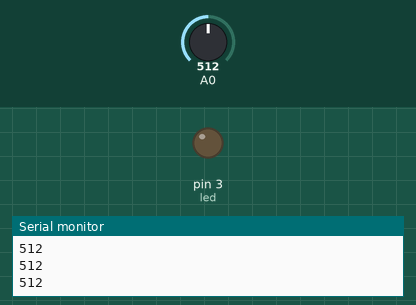
The sketch below on a simulated Arduino Uno, built with avr-gcc and run on an emulated ATmega328P. On the bench: output pins drawn as LEDs (lit = HIGH), the last lines printed to the serial monitor. Inputs (shaded band) come from the test bench; at power-on: A0 = 512.

Above: at 1.2 s.
1.3 s: A0 set to 457
2.8 s: A0 set to 441
At 4.0 s:
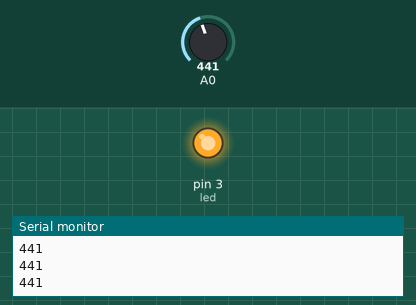
4.3 s: A0 set to 460
At 5.1 s:
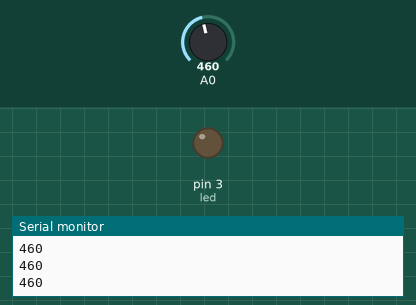
5.8 s: A0 set to 440
At 6.4 s:
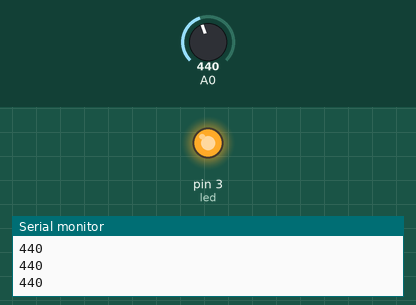
Timing chart, 0 to 8.3 s (numbered marks = the images above; inputs shaded):
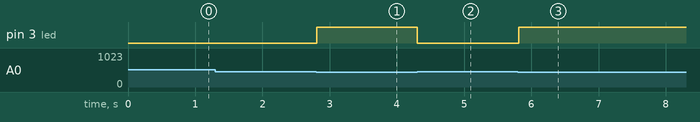

Measured:
- the behaviour switches between 450 and 449 on A0 (found by bisection; images 0 and 1)
- after the input at 2.8 s, pin 3 (led): LOW → HIGH at once
- after the input at 4.3 s, pin 3 (led): HIGH → LOW at once
- after the input at 5.8 s, pin 3 (led): LOW → HIGH at once

The sketch:

Photo_Sensor_Code.ino
```cpp
const int led = 3; // variable which stores pin number

void setup()
{
  pinMode(led, OUTPUT);  //configures pin 3 as OUTPUT
  Serial.begin(9600);
}

void loop()
{
   int sensor_value = analogRead(A0);
   Serial.println(sensor_value);
  if (sensor_value < 450)// the point at which the state of LEDs change
    {
      digitalWrite(led, HIGH);  //sets LEDs ON
    }
  else
    {
      digitalWrite(led,LOW);  //Sets LEDs OFF
    }

}
```
